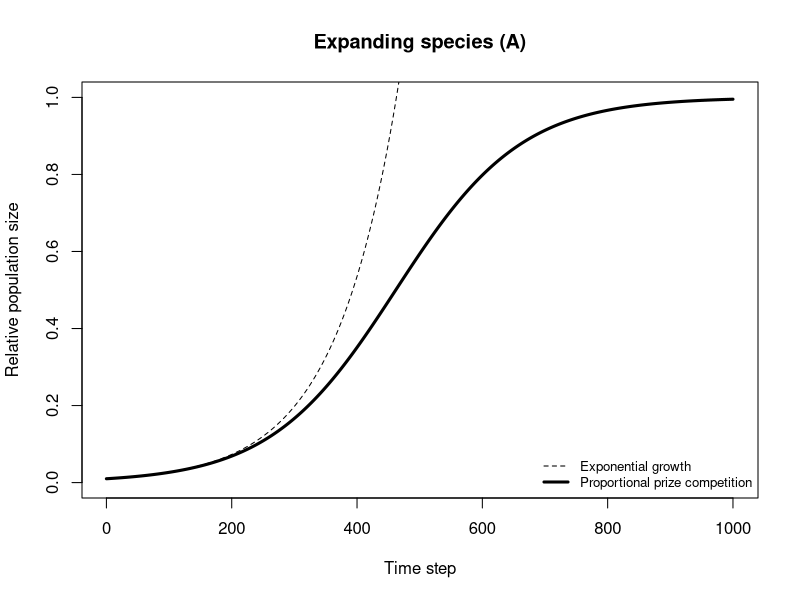
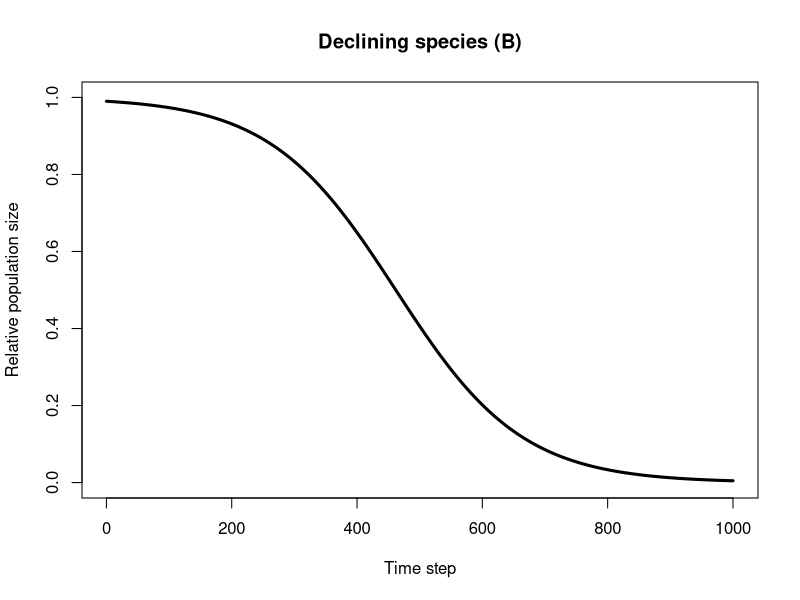

Write R code to recreate these figures, in order.
# 2019 11 04 I.Zliobaite
# logistic: proportional prize competition

pop1 <- 0.01
pop2 <- 1 - pop1
pop11 <- pop1

alfa <- 1.01
cik <- 1000

pop <- c(pop1,pop2,pop11)
  
for (sk in 1:cik){
  
  beta <- 1/ (alfa*pop1 + 1 - pop1)
  
  pop1 <- pop1*alfa*beta
  pop2 <- pop2*beta
  pop11 <- pop11*alfa
  
  pop <-rbind(pop,c(pop1,pop2,pop11))
}

pdf('fig_Fig1A.pdf',width = 4.5, height = 4)
plot(c(0:cik),pop[,1],xlim = c(1,cik),ylim = c(0,1), xlab = 'Time step', ylab = 'Relative population size',type = "l", lwd = 3, main = 'Expanding species (A)')
lines(c(0:cik),pop[,3],lty = 2 )
legend('bottomright',lty= c(2,1), lwd = c(1,3), legend = c('Exponential growth','Proportional prize competition'),cex = 0.8, bty = 'n')
dev.off()

pdf('fig_Fig1B.pdf',width = 4.5, height = 4)
plot(c(0:cik),pop[,2],xlim = c(1,cik),ylim = c(0,1), xlab = 'Time step', ylab = 'Relative population size',type = "l", lwd = 3, main = 'Declining species (B)')
dev.off()
